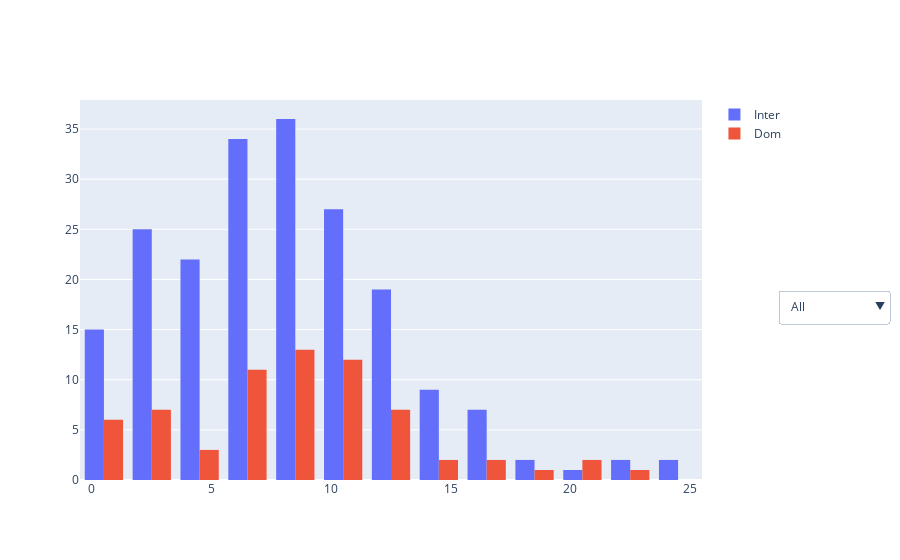

Notebook code for this chart:
### Markdown cell above
### Dropdown Interactivity

### Code cell
# Create the figure
fig = go.Figure()

# Write a for loop to loop over the variable you want to have in the drop down
for stu_type in ['Inter', 'Dom']:
    df = data[data.inter_dom == stu_type]
    fig.add_trace(go.Histogram(x=df["ToDep"], name=stu_type))

# Create the dropdown buttons
dropdown_buttons = [
    {'label':'All', 'method':'update', 'args':[{'visible': [True, True]}, {'title': 'All'}]},
    {'label':'International', 'method':'update', 'args':[{'visible': [True, False]}, {'title': 'International'}]},
    {'label':'Domestic', 'method':'update', 'args':[{'visible':[False, True]}, {'title':'Domestic'}]}
]

# Add the dropdown to the figure
fig.update_layout(
    {'updatemenus':[{'type':"dropdown",
         'x': 1.3,
         'y': 0.5,
         'showactive':True,
         'active':0,
         'buttons': dropdown_buttons}]
    }
)

# Show the figure
fig.show()

### Figure 1 — Plotly figure (JSON) as saved in the notebook; plotly's stock layout.template omitted (floating-point values rounded to 4 significant figures; data arrays with more than 128 entries replaced by an {"elided": "..."} marker saying what was removed)
{"data": [{"name": "Inter", "type": "histogram", "x": {"elided": "201 int values"}}, {"name": "Dom", "type": "histogram", "x": [12, 9, 7, 3, 10, 6, 6, 0, 13, 9, 7, 20, 21, 23, 2, 13, 7, 11, 5, 1, 8, 8, 11, 11, 0, 8, 16, 7, 2, 14, 9, 10, 15, 10, 12, 11, 11, 10, 3, 4, 18, 9, 5, 2, 7, 10, 7, 6, 9, 2, 13, 10, 9, 6, 0, 13, 9, 9, 17, 13, 0, 11, 8, 2, 9, 1, 7]}], "layout": {"updatemenus": [{"active": 0, "buttons": [{"args": [{"visible": [true, true]}, {"title": "All"}], "label": "All", "method": "update"}, {"args": [{"visible": [true, false]}, {"title": "International"}], "label": "International", "method": "update"}, {"args": [{"visible": [false, true]}, {"title": "Domestic"}], "label": "Domestic", "method": "update"}], "showactive": true, "type": "dropdown", "x": 1.3, "y": 0.5}]}}
